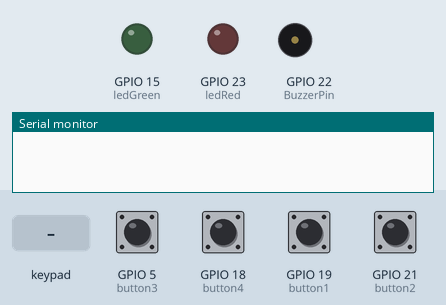
This sketch was run on a simulated ESP32. On the bench: output pins drawn as LEDs (lit = HIGH), buzzer (waves = sounding, pin HIGH), the last lines printed to the serial monitor. The inputs (shaded band) are chosen by the test bench; at power-on: GPIO 5 (button3), GPIO 18 (button4), GPIO 19 (button1), GPIO 21 (button2) HIGH.

Above: at 1.2 s.
1.3 s: key '1' pressed
At 1.8 s:
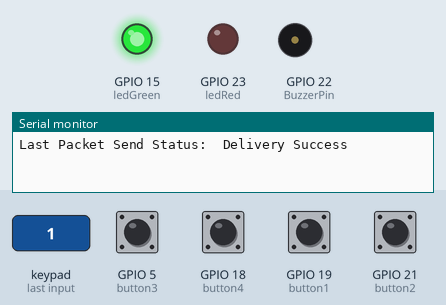
2.8 s: keypad keys 1 3 1 2 1 4 2 7 pressed 0.4 s apart
At 6.0 s:
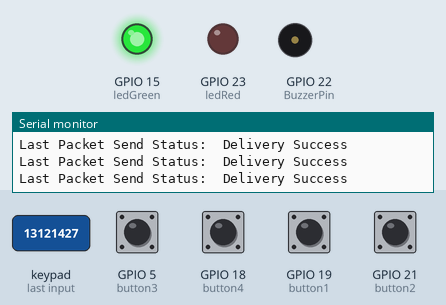
Timing chart, 0 to 7.5 s (numbered marks = the images above; inputs shaded):
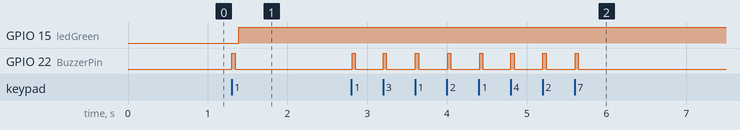

Measured:
- after the input at 1.3 s, GPIO 15 (ledGreen): LOW → HIGH after 0.09 s; GPIO 22 (BuzzerPin): LOW → HIGH at once, → LOW 0.04 s later
- after the input at 2.8 s, GPIO 22 (BuzzerPin): alternates HIGH for 0.04 s and LOW for 0.36 s, 16 changes in all, then stays LOW, starting at once

The sketch:

RemoteESP32.ino
```cpp
#include <esp_now.h>
#include <WiFi.h>
#include <Keypad.h>

#define ledRed   23
#define ledGreen 15
#define button1 19
#define button2 21
#define button3  5
#define button4 18
#define BuzzerPin 22

char keys[4][4] = { {'1','2','3','A'},
                    {'4','5','6','B'},
                    {'7','8','9','C'},
                    {'*','0','#','D'}};
byte rowPins[4] = {13, 12, 14, 27}; // konektor baris ke pin ESP32
byte colPins[4] = {26, 25, 33, 32}; // konektor kolom ke pin ESP32
Keypad myKeypad = Keypad(makeKeymap(keys), rowPins, colPins, 4, 4);

// {0x40, 0x91, 0x51, 0x9B, 0xD8, 0xA4}; //address remote esp32
uint8_t AddressBoard[] = {0xE8, 0x6B, 0xEA, 0xD4, 0x6F, 0x44};
uint8_t AddressHomeBoard[] = {0xE0, 0x98, 0x06, 0x8F, 0xD1, 0x79};
uint8_t AddressGuestBoard[] = {0x84, 0xF3, 0xEB, 0x98, 0xCD, 0xA7};


typedef struct struct_message {
  char a[32]; // Pesan ESP
} struct_message;

struct_message myData;
esp_now_peer_info_t peerInfo;
esp_now_peer_info_t peerInfoHome;
esp_now_peer_info_t peerInfoGuest;

unsigned long currentTime = 0;
String HomeScore  = "";
String GuestScore = "";

void buzzer(int index = 1, int timer = 40){
    for(int i=0; i<index; i++){
      digitalWrite(BuzzerPin, HIGH);
      delay(timer);
      digitalWrite(BuzzerPin, LOW);
      delay(timer);
    }
}

String dataPesan(){
  String data = "";
    while(Serial2.available()>0){
      data += char(Serial2.read());
    } data.trim();
  return data;
}

void splitString(String str, char delimiter, String &part1, String &part2) {
  int delimiterIndex = str.indexOf(delimiter);
  if (delimiterIndex != -1) {
    part1 = str.substring(0, delimiterIndex);
    part2 = str.substring(delimiterIndex + 1);
  } else {
    part1 = str;
    part2 = "";
  }
}

void OnDataSent(const uint8_t *mac_addr, esp_now_send_status_t status) {
  Serial.print("\r\nLast Packet Send Status:\t");
  Serial.println(status == ESP_NOW_SEND_SUCCESS ? "Delivery Success" : "Delivery Fail");
  if(status == ESP_NOW_SEND_SUCCESS){
    digitalWrite(ledGreen, HIGH);
    digitalWrite(ledRed, LOW);
  } else {
    digitalWrite(ledGreen, LOW);
    digitalWrite(ledRed, HIGH);
  }
}

void setup(){
  Serial.begin(115200);
  Serial2.begin(115200, SERIAL_8N1, 16, 17);

  WiFi.mode(WIFI_STA);
  if (esp_now_init() != ESP_OK) {
    Serial.println("Error initializing ESP-NOW");
    return;
  }

  esp_now_register_send_cb(OnDataSent);
  memcpy(peerInfo.peer_addr, AddressBoard, 6);
  memcpy(peerInfoHome.peer_addr, AddressHomeBoard, 6);
  memcpy(peerInfoGuest.peer_addr, AddressGuestBoard, 6);

  peerInfo.channel = 0;
  peerInfo.encrypt = false;
  peerInfoHome.channel = 0;
  peerInfoHome.encrypt = false;
  peerInfoGuest.channel = 0;
  peerInfoGuest.encrypt = false;

  // Add peer
  if (esp_now_add_peer(&peerInfo) != ESP_OK){
    Serial.println("Failed to add peer");
    return;
  } if (esp_now_add_peer(&peerInfoHome) != ESP_OK){
    Serial.println("Failed to add peer");
    return;
  } if (esp_now_add_peer(&peerInfoGuest) != ESP_OK){
    Serial.println("Failed to add peer");
    return;
  }


  pinMode(button1, INPUT_PULLUP);
  pinMode(button2, INPUT_PULLUP);
  pinMode(button3, INPUT_PULLUP);
  pinMode(button4, INPUT_PULLUP);
  pinMode(BuzzerPin, OUTPUT);
  pinMode(ledRed, OUTPUT);
  pinMode(ledGreen, OUTPUT);
  strcpy(myData.a, "<empty>");

  digitalWrite(ledRed, LOW);
  digitalWrite(ledGreen, LOW);
}

void loop(){

  bool value1 = digitalRead(button1);
  bool value2 = digitalRead(button2);
  bool value3 = digitalRead(button3);
  bool value4 = digitalRead(button4);

  char key = myKeypad.getKey();
  String Pesan = dataPesan();

  if(Pesan != ""){
    if(Pesan[0] == 'H'){
       Serial.println(Pesan.c_str());
       strcpy(myData.a, Pesan.c_str());
       esp_now_send(AddressHomeBoard, (uint8_t *) &myData, sizeof(myData));
    } else if(Pesan[0] == 'G'){
       Serial.println(Pesan.c_str());
       strcpy(myData.a, Pesan.c_str());
       esp_now_send(AddressGuestBoard, (uint8_t *) &myData, sizeof(myData));
    }
  }

  if (key != NO_KEY) {
    buzzer();

    if(key == '1'){
      strcpy(myData.a, "HomeScore+");
    } else if(key == '2'){
      strcpy(myData.a, "HomeFoul+");
    } else if(key == '3'){
      strcpy(myData.a, "GuestFoul+");
    } else if(key == '4'){
      strcpy(myData.a, "HomeScore-");
    } else if(key == '5'){
      strcpy(myData.a, "HomeFoul-");
    } else if(key == '6'){
      strcpy(myData.a, "GuestFoul-");
    } else if(key == '7'){
      strcpy(myData.a, "Reset");
    } else if(key == '8'){
      strcpy(myData.a, "Set20m");
    } else if(key == '9'){
      strcpy(myData.a, "Timer+");
    } else if(key == '0'){
      strcpy(myData.a, "Start");
    } else if(key == 'A'){
      strcpy(myData.a, "GuestScore+");
    } else if(key == 'B'){
      strcpy(myData.a, "GuestScore-");
    } else if(key == 'C'){
      strcpy(myData.a, "ResetTout");
    } else if(key == 'D'){
      strcpy(myData.a, "BELL");
    } else if(key == '*'){
      strcpy(myData.a, "Quarter");
    } else if(key == '#'){
      strcpy(myData.a, "Timer-");
    }
    esp_now_send(AddressBoard, (uint8_t *) &myData, sizeof(myData));
  }


  if(millis() - currentTime > 1000){
    if(!value1){
      strcpy(myData.a, "HomeTout+");
      esp_now_send(AddressBoard, (uint8_t *) &myData, sizeof(myData));
      currentTime = millis();
    } else if (!value2){
      strcpy(myData.a, "HomeTout-");
      esp_now_send(AddressBoard, (uint8_t *) &myData, sizeof(myData));
      currentTime = millis();
    } else if (!value3){
      strcpy(myData.a, "GuestTout+");
      esp_now_send(AddressBoard, (uint8_t *) &myData, sizeof(myData));
      currentTime = millis();
    }
    else if (!value4){
      strcpy(myData.a, "GuestTout-");
      esp_now_send(AddressBoard, (uint8_t *) &myData, sizeof(myData));
      currentTime = millis();
    }
  }
}
```
